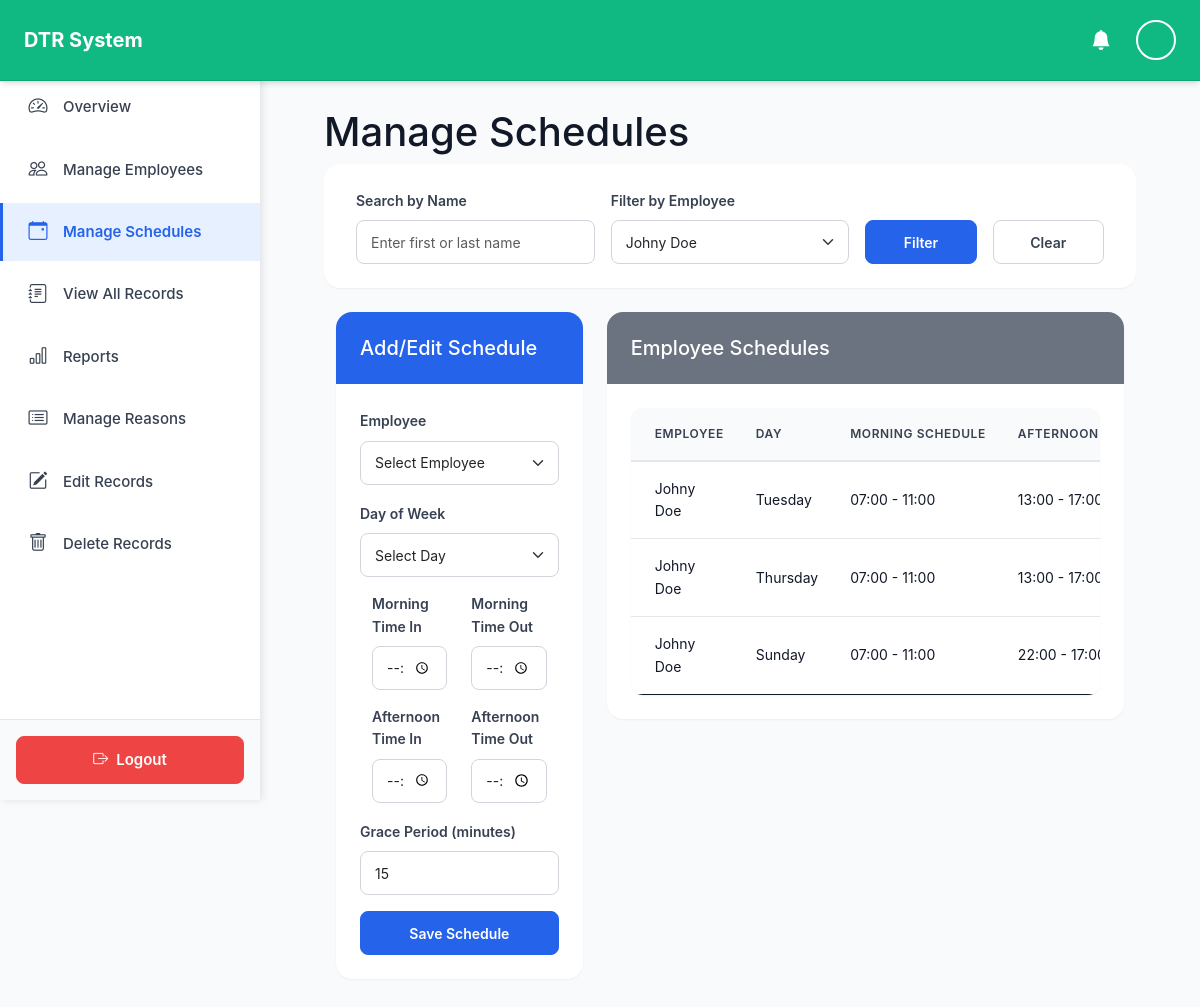
The page /admin/manage_schedules.php?employee_id=1001 (signed in) on the database its author committed.
### tables this page shows
CREATE TABLE `official_time` (
  `schedule_id` int(11) NOT NULL AUTO_INCREMENT,
  `employee_id` int(11) NOT NULL,
  `day_of_week` enum('Monday','Tuesday','Wednesday','Thursday','Friday','Saturday','Sunday') NOT NULL,
  `am_time_in` time DEFAULT NULL,
  `am_time_out` time DEFAULT NULL,
  `pm_time_in` time DEFAULT NULL,
  `pm_time_out` time DEFAULT NULL,
  `grace_period_minutes` int(11) DEFAULT 0,
  `is_active` tinyint(1) DEFAULT 1,
  `created_at` datetime DEFAULT current_timestamp(),
  `updated_at` datetime DEFAULT current_timestamp() ON UPDATE current_timestamp(),
  PRIMARY KEY (`schedule_id`),
  KEY `idx_official_time_employee` (`employee_id`),
  CONSTRAINT `official_time_ibfk_1` FOREIGN KEY (`employee_id`) REFERENCES `employee` (`employee_id`) ON DELETE CASCADE
);

CREATE TABLE `employee` (
  `employee_id` int(11) NOT NULL AUTO_INCREMENT,
  `pin` varchar(20) NOT NULL,
  `first_name` varchar(50) NOT NULL,
  `last_name` varchar(50) NOT NULL,
  `email` varchar(100) DEFAULT NULL,
  `position_id` varchar(50) DEFAULT NULL,
  `department_id` varchar(50) DEFAULT NULL,
  `is_active` tinyint(1) DEFAULT 1,
  `created_at` datetime DEFAULT current_timestamp(),
  `updated_at` datetime DEFAULT current_timestamp() ON UPDATE current_timestamp(),
  PRIMARY KEY (`employee_id`),
  UNIQUE KEY `pin` (`pin`),
  UNIQUE KEY `email` (`email`),
  KEY `idx_employee_pin` (`pin`),
  KEY `idx_employee_email` (`email`),
  KEY `idx_employee_active` (`is_active`),
  KEY `employee_ibfk_1` (`position_id`),
  KEY `employee_ibfk_2` (`department_id`),
  CONSTRAINT `employee_ibfk_1` FOREIGN KEY (`position_id`) REFERENCES `position` (`position_id`) ON DELETE SET NULL,
  CONSTRAINT `employee_ibfk_2` FOREIGN KEY (`department_id`) REFERENCES `department` (`department_id`) ON DELETE SET NULL
);

### admin/manage_schedules.php (the view, shortened to what this page needs)
<?php
require_once '../config/database.php';
$fieldErrors = [];
$stmt = $conn->query("SELECT employee_id, first_name, last_name FROM employee WHERE is_active = 1 ORDER BY first_name");
$employees = $stmt->fetchAll();
$filterEmployee = $_GET['employee_id'] ?? '';
$searchName = trim($_GET['search'] ?? '');
$scheduleQuery = "
    SELECT ot.*, e.first_name, e.last_name
    FROM official_time ot
    JOIN employee e ON ot.employee_id = e.employee_id
    WHERE 1=1
";
$params = [];
if (!empty($filterEmployee)) {
    $scheduleQuery .= " AND e.employee_id = ?";
    $params[] = $filterEmployee;
}
$scheduleQuery .= " ORDER BY e.first_name, ot.day_of_week";
$stmt = $conn->prepare($scheduleQuery);
$stmt->execute($params);
$schedules = $stmt->fetchAll();
?>
<!DOCTYPE html>
<html lang="en">
<head>
    <link href="https://cdn.jsdelivr.net/npm/bootstrap@5.3.0/dist/css/bootstrap.min.css" rel="stylesheet">
    <link rel="stylesheet" href="../assets/css/style.css">
</head>
<body class="bg-light">
    <?php
require_once '../includes/header.php';
?>
<?php require_once '../includes/sidebar.php'; ?>
<div class="container-fluid mt-4">
    <div class="main-content">
        <h1>Manage Schedules</h1>
            <div class="card mb-4">
                <div class="card-body">
                    <form method="GET" class="row g-3 align-items-end">
                        <div class="col-md-4">
                            <label for="search" class="form-label">Search by Name</label>
                            <input type="text" id="search" name="search" class="form-control"
                                   placeholder="Enter first or last name"
                                   value="<?php echo htmlspecialchars($searchName); ?>">
                        </div>
                        <div class="col-md-4">
                            <label for="filter_employee_id" class="form-label">Filter by Employee</label>
                            <select id="filter_employee_id" name="employee_id" class="form-select">
                                <?php foreach ($employees as $emp): ?>
                                    <option value="<?php echo $emp['employee_id']; ?>"
                                            <?php echo $filterEmployee == $emp['employee_id'] ? 'selected' : ''; ?>>
                                        <?php echo htmlspecialchars($emp['first_name'] . ' ' . $emp['last_name']); ?>
                                    </option>
                                <?php endforeach; ?>
                            </select>
                        </div>
                        <div class="col-md-2">
                            <button type="submit" class="btn btn-primary w-100">Filter</button>
                        </div>
                        <div class="col-md-2">
                            <a href="manage_schedules.php" class="btn btn-outline-secondary w-100">Clear</a>
                        </div>
                    </form>
                </div>
            </div>
            <div class="row">
                <div class="col-md-4 mb-4">
                    <div class="card">
                        <div class="card-header bg-primary text-white">
                            <h5 class="mb-0">Add/Edit Schedule</h5>
                        </div>
                        <div class="card-body">
                            <form method="POST" novalidate>
                                <div class="mb-3">
                                    <label for="employee_id" class="form-label">Employee</label>
                                    <select name="employee_id" id="employee_id" class="form-select <?php echo isset($fieldErrors['employee_id']) ? 'is-invalid' : ''; ?>" required>
                                        <option value="">Select Employee</option>
                                </select>
                            </div>
                            <div class="mb-3">
                                <label for="day_of_week" class="form-label">Day of Week</label>
                                <select name="day_of_week" id="day_of_week" class="form-select <?php echo isset($fieldErrors['day_of_week']) ? 'is-invalid' : ''; ?>" required>
                                    <option value="">Select Day</option>
                                </select>
                            </div>
                            <div class="row">
                                <div class="col-md-6 mb-3">
                                    <label for="am_time_in" class="form-label">Morning Time In</label>
                                    <input type="time" name="am_time_in" id="am_time_in" class="form-control <?php echo isset($fieldErrors['am_time_in']) ? 'is-invalid' : ''; ?>" required>
                                </div>
                                <div class="col-md-6 mb-3">
                                    <label for="am_time_out" class="form-label">Morning Time Out</label>
                                    <input type="time" name="am_time_out" id="am_time_out" class="form-control <?php echo isset($fieldErrors['am_time_out']) ? 'is-invalid' : ''; ?>" required>
                                </div>
                            </div>
                            <div class="row">
                                <div class="col-md-6 mb-3">
                                    <label for="pm_time_in" class="form-label">Afternoon Time In</label>
                                    <input type="time" name="pm_time_in" id="pm_time_in" class="form-control <?php echo isset($fieldErrors['pm_time_in']) ? 'is-invalid' : ''; ?>" required>
                                </div>
                                <div class="col-md-6 mb-3">
                                    <label for="pm_time_out" class="form-label">Afternoon Time Out</label>
                                    <input type="time" name="pm_time_out" id="pm_time_out" class="form-control <?php echo isset($fieldErrors['pm_time_out']) ? 'is-invalid' : ''; ?>" required>
                                </div>
                            </div>
                            <div class="mb-3">
                                <label for="grace_period_minutes" class="form-label">Grace Period (minutes)</label>
                                <input type="number" name="grace_period_minutes" id="grace_period_minutes" class="form-control" value="15" min="0" max="60">
                            </div>
                            <button type="submit" class="btn btn-primary w-100">Save Schedule</button>
                        </form>
                    </div>
                </div>
            </div>
            <div class="col-md-8">
                <div class="card">
                    <div class="card-header bg-secondary text-white">
                        <h5 class="mb-0">Employee Schedules</h5>
                    </div>
                    <div class="card-body">
                        <div class="table-responsive">
                            <table class="table table-hover">
                                <thead>
                                    <tr>
                                        <th>Employee</th>
                                        <th>Day</th>
                                        <th>Morning Schedule</th>
                                        <th>Afternoon Schedule</th>
                                    </tr>
                                </thead>
                                <tbody>
                                    <?php foreach ($schedules as $schedule): ?>
                                        <tr>
                                            <td><?= htmlspecialchars($schedule['first_name'] . ' ' . $schedule['last_name']) ?></td>
                                            <td><?= htmlspecialchars($schedule['day_of_week']) ?></td>
                                            <td><?= htmlspecialchars(substr($schedule['am_time_in'], 0, 5) . ' - ' . substr($schedule['am_time_out'], 0, 5)) ?></td>
                                            <td><?= htmlspecialchars(substr($schedule['pm_time_in'], 0, 5) . ' - ' . substr($schedule['pm_time_out'], 0, 5)) ?></td>
                                        </tr>
                                    <?php endforeach; ?>
                                </tbody>
                            </table>
                        </div>
                    </div>
                </div>
            </div>
        </div>
    </div>
    </div>
</div>
</body>
</html>

### rows shown on the page
official_time: employee.last_name "Johny Doe", day_of_week "Tuesday", am_time_in+am_time_out "07:00 - 11:00", pm_time_in+pm_time_out "13:00 -…"
official_time: employee.last_name "Johny Doe", day_of_week "Thursday", am_time_in+am_time_out "07:00 - 11:00", pm_time_in+pm_time_out "13:00 -…"
official_time: employee.last_name "Johny Doe", day_of_week "Sunday", am_time_in+am_time_out "07:00 - 11:00", pm_time_in+pm_time_out "22:00 -…"

### other values the page prints
form field employee_id "Johny Doe"
